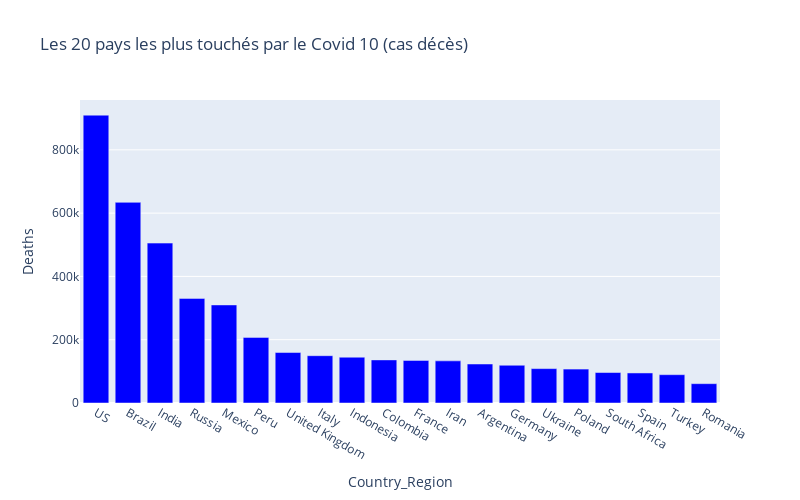

This figure's notebook cell:
### Code cell
px.bar(
    country_death_class_df.head(20),
    x= 'Country_Region',
    y= 'Deaths',
    title = 'Les 20 pays les plus touchés par le Covid 10 (cas décès)',
    color_discrete_sequence= ['blue'],
    height=500,
    width=800
)

### Figure 1 — Plotly figure (JSON) as saved in the notebook; plotly's stock layout.template omitted (floating-point values rounded to 4 significant figures)
{"data": [{"alignmentgroup": "True", "hovertemplate": "Country_Region=%{x}<br>Deaths=%{y}<extra></extra>", "legendgroup": "", "marker": {"color": "blue", "pattern": {"shape": ""}}, "name": "", "offsetgroup": "", "orientation": "v", "showlegend": false, "textposition": "auto", "type": "bar", "x": ["US", "Brazil", "India", "Russia", "Mexico", "Peru", "United Kingdom", "Italy", "Indonesia", "Colombia", "France", "Iran", "Argentina", "Germany", "Ukraine", "Poland", "South Africa", "Spain", "Turkey", "Romania"], "xaxis": "x", "y": [909599, 634118, 505279, 330609, 309884, 207312, 159496, 149512, 144719, 136197, 134609, 133164, 123227, 119257, 108668, 107204, 96289, 94931, 89477, 61092], "yaxis": "y"}], "layout": {"barmode": "relative", "height": 500, "legend": {"tracegroupgap": 0}, "title": {"text": "Les 20 pays les plus touchés par le Covid 10 (cas décès)"}, "width": 800, "xaxis": {"anchor": "y", "domain": [0, 1], "title": {"text": "Country_Region"}}, "yaxis": {"anchor": "x", "domain": [0, 1], "title": {"text": "Deaths"}}}}
